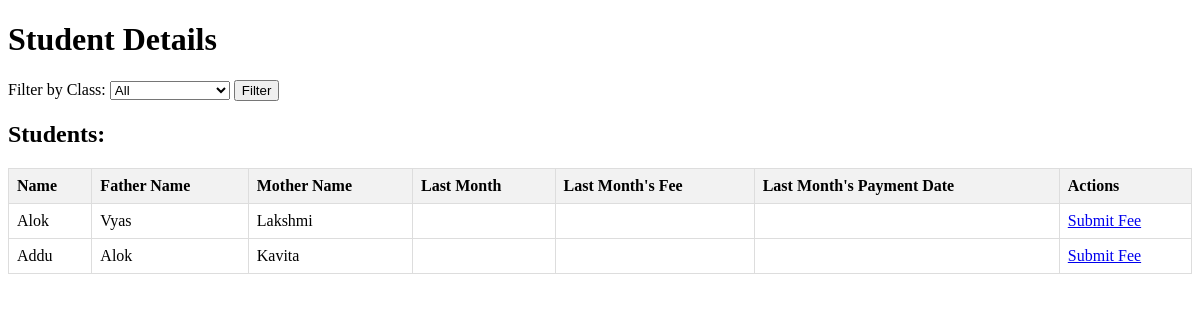
/fee_management/fee/, run on an earlier commit of the app's database.
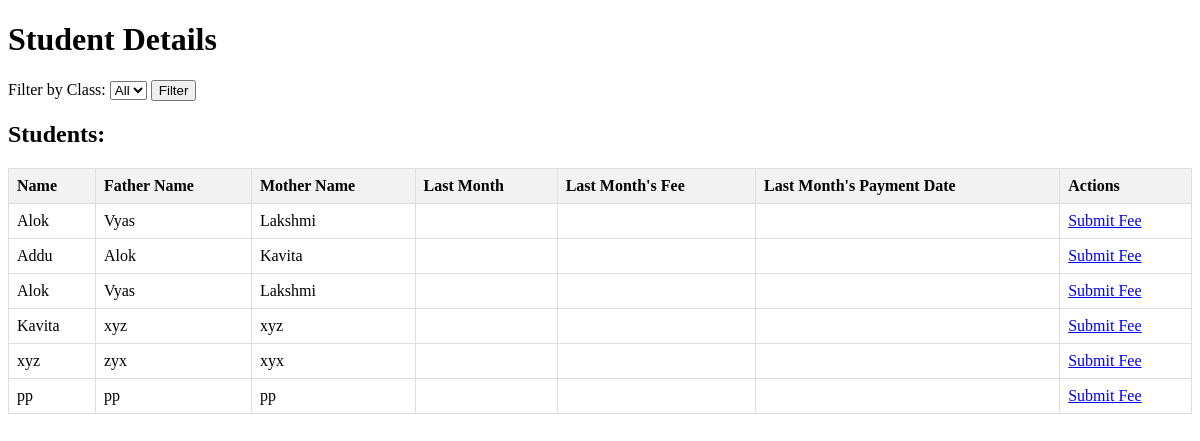
And on a later commit of the database.
### admissions/models.py (models this page shows, shortened)
class Admission(models.Model):
    first_name = models.CharField(max_length=100)
    middle_name = models.CharField(max_length=100, blank=True, null=True)
    last_name = models.CharField(max_length=100)
    father_name = models.CharField(max_length=100)
    mother_name = models.CharField(max_length=100)
    date_of_birth = models.DateField()
    aadhar_card = models.CharField(max_length=16)
    photo = models.ImageField(upload_to='photos/')
    previous_school = models.CharField(max_length=200)
    address = models.TextField()
    caste = models.CharField(max_length=50)
    admission_class = models.CharField(max_length=50)
    admission_date = models.DateField(auto_now_add=True)
    mobile_number = models.CharField(max_length=15)
    subjects = models.CharField(max_length=100, blank=True, null=True)

### fee_management/views.py (the view, shortened to what this page needs)
# urls.py: path('fee/', views.fee_detail, name='fee_detail'),
def fee_detail(request):
    class_choices = Admission.objects.values_list('admission_class', flat=True).distinct()
    selected_class = request.GET.get('class_filter')  # Get the selected class from the query parameter
    if selected_class:
        class_students = Admission.objects.filter(admission_class=selected_class)
        print(class_students)
    else:
        class_students = Admission.objects.all()
    last_month_fees = Fee.objects.filter(student__in=Admission.objects.all()).values('student').annotate(last_month=Max('month'), last_month_amount=Max('amount'), last_month_payment_date=Max('payment_date'))
    last_month_fee_dict = {}
    current_month_fees = Fee.objects.filter(student__in=Admission.objects.all()).values('student').annotate(
        current_month=Max('month'),
        current_month_amount=Max('amount')
    )
    last_month_fee_list = []
    for student in class_students:
        student_id = student.id
        last_month_data = last_month_fee_dict.get(student_id, {})
        last_month_fee_list.append((student, last_month_data))
    return render(request, 'fee_management/fee_detail.html', {'class_students': class_students, 'class_choices': class_choices, 'selected_class': selected_class, 'last_month_fee_list': last_month_fee_list,})

### fee_management/templates/fee_management/fee_detail.html (shortened to what this page needs)
<!DOCTYPE html>
<html lang="en">
<head>
</head>
<body>
    <h1>Student Details</h1>
    <form method="get">
        <label for="class_filter">Filter by Class:</label>
        <select id="class_filter" name="class_filter">
            <option value="">All</option>
        </select>
        <button type="submit">Filter</button>
    </form>
    {% if class_students %}
    <h2>Students:</h2>
    <table>
        <thead>
            <tr>
                <th>Name</th>
                <th>Father Name</th>
                <th>Mother Name</th>
                <th>Last Month</th>
                <th>Last Month's Fee</th>
                <th>Last Month's Payment Date</th>
                <th>Actions</th>
            </tr>
        </thead>
        <tbody>
            {% for student, last_month_data in last_month_fee_list %}
            <tr>
                <td>{{ student.first_name }}</td>
                <td>{{ student.father_name }}</td>
                <td>{{ student.mother_name }}</td>
                <td>{{ last_month_data.last_month }}</td>
                <td>{{ last_month_data.last_month_amount }}</td>
                <td>{{ last_month_data.last_month_payment_date }}</td>
                <td>
                    <a href="{% url 'fee_submission' student.id %}">Submit Fee</a>
                </td>
            </tr>
            {% endfor %}
        </tbody>
    </table>
    {% else %}
    <p>No students found.</p>
    {% endif %}
</body>
</html>

What changed in the data, as far as the page shows it:
added Admission: first_name "Alok", father_name "Vyas", mother_name "Lakshmi"
added Admission: first_name "Kavita", father_name "xyz", mother_name "xyz"
added Admission: first_name "xyz", father_name "zyx", mother_name "xyx"
added Admission: first_name "pp", father_name "pp", mother_name "pp"
